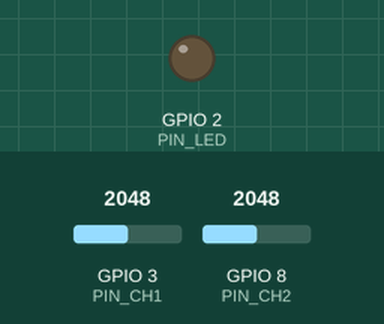
Recording of a sketch running on a simulated ESP32. On the bench: output pins drawn as LEDs (lit = HIGH). The inputs (shaded band) are chosen by the test bench; at power-on: GPIO 3 (PIN_CH1) = 2048, GPIO 8 (PIN_CH2) = 2048 (analog values on the 0–4095 scale). What the sketch prints to the serial monitor is not drawn.

Above: at 1.2 s.
At 3.8 s:
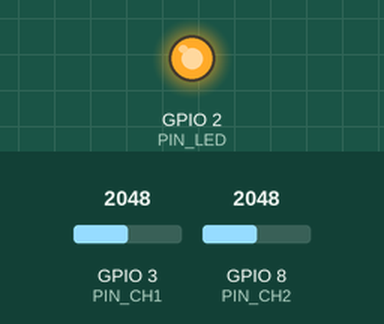
Timing chart, 0 to 6.7 s (numbered marks = the images above):
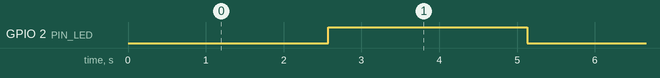

The sketch:

emg_stream.ino
```cpp
/*
 * emg_stream.ino — Continuous EMG streaming for real-time inference
 *
 * Unlike emg_collection.ino (which buffers 12 000 samples then dumps them),
 * this sketch streams both channels continuously at exactly 2000 Hz.
 *
 * Output format over Serial (921600 baud):
 *   ch1,ch2\n
 * where ch1/ch2 are raw 12-bit ADC counts (0–4095).
 *
 * inference_rt.py reads this stream and maintains its own sliding window.
 *
 * Pins (same as emg_collection.ino):
 *   GPIO4  — Sensor 1 SIG  (extensor, ADC1_CH3)
 *   GPIO5  — Sensor 2 SIG  (flexor,   ADC1_CH4)
 *   GPIO2  — Onboard LED   (blinks at 1 Hz to confirm streaming)
 *
 * WiFi streaming (future):
 *   Uncomment the WiFi section below and fill in SSID/password.
 *   The sketch will open a TCP server on port 5005; inference_rt.py
 *   connects to it instead of Serial.
 */

#include "driver/adc.h"

// ── Pin / ADC config ──────────────────────────────────────────────
// Must match emg_collection.ino wiring: Sensor 1 → GPIO3, Sensor 2 → GPIO8
#define PIN_CH1   3
#define PIN_CH2   8
#define PIN_LED   2

// ── Sampling ──────────────────────────────────────────────────────
#define FS        2000          // Hz
#define PERIOD_US (1000000 / FS)  // 500 µs per sample

// ── Serial ────────────────────────────────────────────────────────
#define BAUD_RATE 921600

// ── Optional WiFi (uncomment to enable) ──────────────────────────
// #define USE_WIFI
// #define WIFI_SSID     "your_ssid"
// #define WIFI_PASSWORD "your_password"
// #define TCP_PORT      5005

#ifdef USE_WIFI
  #include <WiFi.h>
  WiFiServer tcpServer(TCP_PORT);
  WiFiClient tcpClient;
#endif

// ── State ─────────────────────────────────────────────────────────
static unsigned long nextSampleUs = 0;
static uint32_t      sampleCount  = 0;

// ── Setup ─────────────────────────────────────────────────────────
void setup() {
  Serial.begin(BAUD_RATE);
  pinMode(PIN_LED, OUTPUT);

  // ADC config: 12-bit, 11 dB attenuation (0–3.9 V range)
  analogReadResolution(12);
  analogSetAttenuation(ADC_11db);
  analogSetPinAttenuation(PIN_CH1, ADC_11db);
  analogSetPinAttenuation(PIN_CH2, ADC_11db);

  // Warm-up reads to settle the ADC
  for (int i = 0; i < 50; i++) {
    analogRead(PIN_CH1);
    analogRead(PIN_CH2);
    delayMicroseconds(100);
  }

#ifdef USE_WIFI
  WiFi.begin(WIFI_SSID, WIFI_PASSWORD);
  while (WiFi.status() != WL_CONNECTED) { delay(500); }
  tcpServer.begin();
  // Send IP over Serial so you can see it
  Serial.print("WiFi IP: ");
  Serial.println(WiFi.localIP());
#endif

  nextSampleUs = micros();
}

// ── Loop ──────────────────────────────────────────────────────────
void loop() {
  // Spin-wait for exact 500 µs interval
  while ((long)(micros() - nextSampleUs) < 0) { /* busy wait */ }
  nextSampleUs += PERIOD_US;

  int ch1 = analogRead(PIN_CH1);
  int ch2 = analogRead(PIN_CH2);

  // Build output line in a small buffer to minimise Serial overhead
  char buf[20];
  int  len = snprintf(buf, sizeof(buf), "%d,%d\n", ch1, ch2);

#ifdef USE_WIFI
  if (!tcpClient || !tcpClient.connected()) {
    tcpClient = tcpServer.available();
  }
  if (tcpClient && tcpClient.connected()) {
    tcpClient.write((uint8_t*)buf, len);
  }
#else
  Serial.write(buf, len);
#endif

  sampleCount++;

  // Blink LED every 2000 samples (≈1 Hz)
  if (sampleCount % FS == 0) {
    digitalWrite(PIN_LED, !digitalRead(PIN_LED));
  }
}
```

Measured:
- by itself, GPIO 2 (PIN_LED): alternates HIGH for 2.6 s and LOW for 2.6 s
